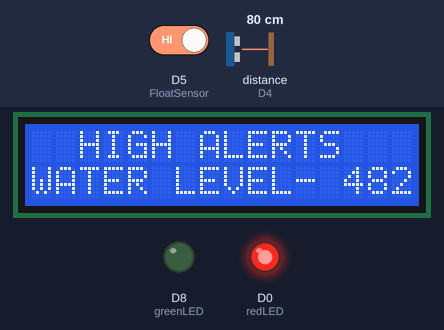
The sketch below on a simulated ESP8266 (NodeMCU). Shown: 16×2 character LCD, output pins drawn as LEDs (lit = HIGH). Wiring (inferred from the names in the program): ultrasonic range finder: trigger D3; echo D4. Inputs (shaded band) come from the test bench; at power-on: D5 (FloatSensor) HIGH, distance to the obstacle (sensor on D4) 80 cm. The echo pulse lasts 58.3 µs per cm; WiFi joins after 1.5 s; servers stay silent unless stated; pins used as bus, display or sensor lines are not drawn; what the sketch prints to the serial monitor is not drawn.

Above: at 9.8 s.
9.9 s: D5 (FloatSensor) driven LOW
At 10.7 s:
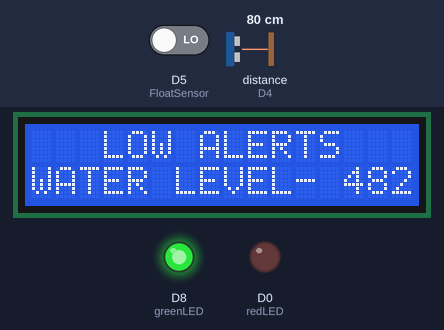
11.8 s: distance to the obstacle (sensor on D4) set to 60 cm
At 13.2 s:
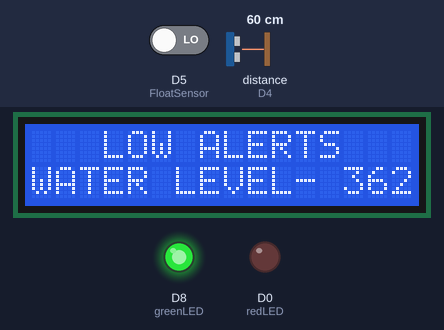
14.8 s: distance to the obstacle (sensor on D4) set to 2 cm
At 15.4 s:
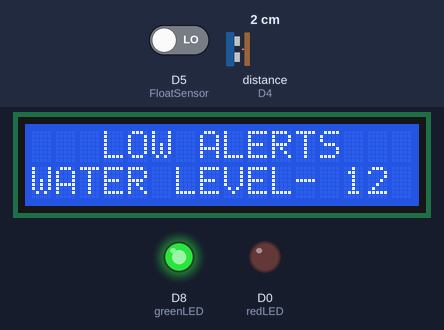
17.8 s: distance to the obstacle (sensor on D4) set to 18 cm
At 19.1 s:
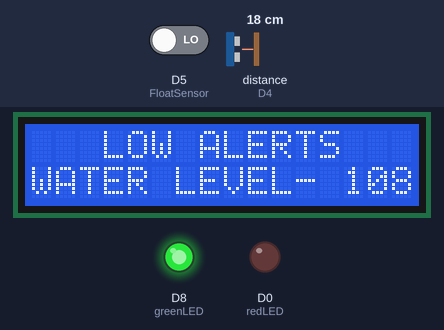
20.8 s: distance to the obstacle (sensor on D4) set to 4 cm
At 22.1 s:
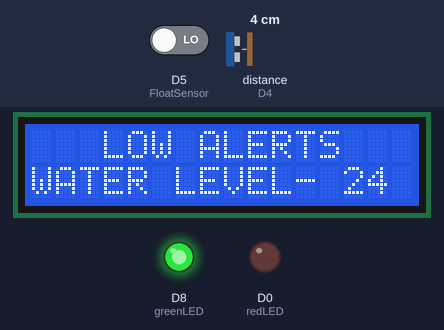
23.8 s: distance to the obstacle (sensor on D4) set to 299 cm
At 24.2 s:
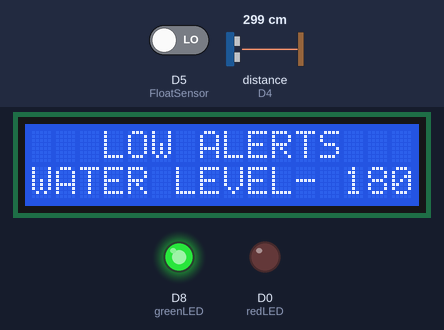
Timing chart, 0 to 26.8 s (numbered marks = the images above; inputs shaded):
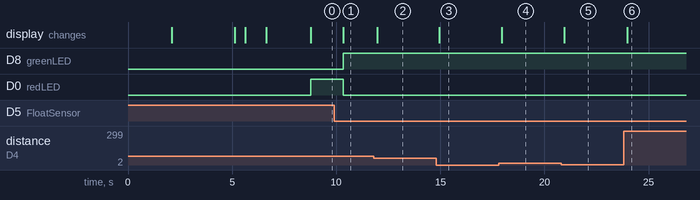

Measured:
- after the input at 9.9 s, D8 (greenLED): LOW → HIGH after 0.45 s; D0 (redLED): HIGH → LOW after 0.45 s; the display: changes after 0.45 s (image 1)
- after the input at 11.8 s, the display: changes after 0.18 s (image 2)
- after the input at 14.8 s, the display: changes after 0.15 s (image 3)
- after the input at 17.8 s, the display: changes after 0.15 s (image 4)
- after the input at 20.8 s, the display: changes after 0.14 s (image 5)
- after the input at 23.8 s, the display: changes after 0.17 s (image 6)

The sketch:

advanced_flood_monitoring.ino
```cpp
#include <LiquidCrystal_I2C.h>
#include <ESP8266WiFi.h>
#include <SoftwareSerial.h>
#include <ThingSpeak.h>
#include <Wire.h>

SoftwareSerial mySerial(D6, D7);
LiquidCrystal_I2C lcd(0x27, 16, 2);

int FloatSensor = D5;
int buttonState = 1;
const int trigPin1 = D3;
const int echoPin1 = D4;
unsigned long startMillis;
unsigned long currentMillis;
const unsigned long period = 10000;
long duration1;
int distance1;

// LED Pins
const int redLED = D0;
const int greenLED = D8;

// WiFi credentials and ThingSpeak API key
const char* ssid = "Gunslinger"; // Replace with your WiFi SSID
const char* password = "12@#hridoy#@12"; // Replace with your WiFi Password
const char* server = "api.thingspeak.com";
const String writeAPIKey = "yourapikey";

WiFiClient client;

void setup() {
  Serial.begin(9600);
  mySerial.begin(9600);
  Wire.begin(D2, D1);
  pinMode(FloatSensor, INPUT_PULLUP);

  // Initialize LEDs as outputs
  pinMode(redLED, OUTPUT);
  pinMode(greenLED, OUTPUT);

  lcd.init();
  lcd.backlight();
  lcd.setCursor(0, 0);
  lcd.print("   WELCOME TO");
  lcd.setCursor(0, 1);
  lcd.print("BYTE_BROS");
  delay(2000);
  lcd.clear();
  lcd.setCursor(0, 0);
  lcd.print(" SMART");
  lcd.setCursor(0, 1);
  lcd.print(" FLOOD MONITORING");
  delay(3000);
  lcd.clear();
  pinMode(trigPin1, OUTPUT);
  pinMode(echoPin1, INPUT);

  // Connect to WiFi
  WiFi.begin(ssid, password);
  lcd.setCursor(0, 0);
  lcd.print("Connecting WiFi");
  while (WiFi.status() != WL_CONNECTED) {
    delay(500);
    Serial.print(".");
    lcd.print(".");
  }
  Serial.println("WiFi connected");
  lcd.clear();
  lcd.setCursor(0, 0);
  lcd.print("WiFi Connected");
  delay(2000);
}

void loop() {
  ultersonic();

  if (buttonState == HIGH) {
    Serial.println("WATER LEVEL -HIGH");
    lcd.clear();
    lcd.setCursor(0, 0);
    lcd.print("  HIGH ALERTS");
    lcd.setCursor(0, 1);
    lcd.print("WATER LEVEL-");
    lcd.setCursor(13, 1);
    lcd.print(distance1);

    // Turn on red LED for high alert, turn off green LED
    digitalWrite(redLED, HIGH);
    digitalWrite(greenLED, LOW);

  } else {
    Serial.println("WATER LEVEL - LOW");
    lcd.clear();
    lcd.setCursor(0, 0);
    lcd.print("   LOW ALERTS");
    lcd.setCursor(0, 1);
    lcd.print("WATER LEVEL-");
    lcd.setCursor(13, 1);
    lcd.print(distance1);

    // Turn on green LED for low alert, turn off red LED
    digitalWrite(greenLED, HIGH);
    digitalWrite(redLED, LOW);
  }

  currentMillis = millis();
  if (currentMillis - startMillis >= period) {
    startMillis = currentMillis;
    sendDataToThingSpeak();
  }
}

void ultersonic() {
  digitalWrite(trigPin1, LOW);
  delayMicroseconds(2);
  digitalWrite(trigPin1, HIGH);
  delayMicroseconds(10);
  digitalWrite(trigPin1, LOW);
  duration1 = pulseIn(echoPin1, HIGH);
  distance1 = duration1 * 0.207 / 2;
  Serial.println(distance1);
  buttonState = digitalRead(FloatSensor);
  delay(100);
}

void sendDataToThingSpeak() {
  if (client.connect(server, 80)) {
    // Formulate the request string
    String postStr = "api_key=" + writeAPIKey +
                     "&field1=" + String(distance1) +
                     "&field2=" + String(buttonState);

    // Send HTTP request
    client.print("POST /update HTTP/1.1\n");
    client.print("Host: api.thingspeak.com\n");
    client.print("Connection: close\n");
    client.print("Content-Type: application/x-www-form-urlencoded\n");
    client.print("Content-Length: ");
    client.print(postStr.length());
    client.print("\n\n");
    client.print(postStr);

    Serial.println("Data sent to ThingSpeak: " + postStr);
    client.stop(); // Close the connection
  } else {
    Serial.println("Connection to ThingSpeak failed.");
  }
}
```
